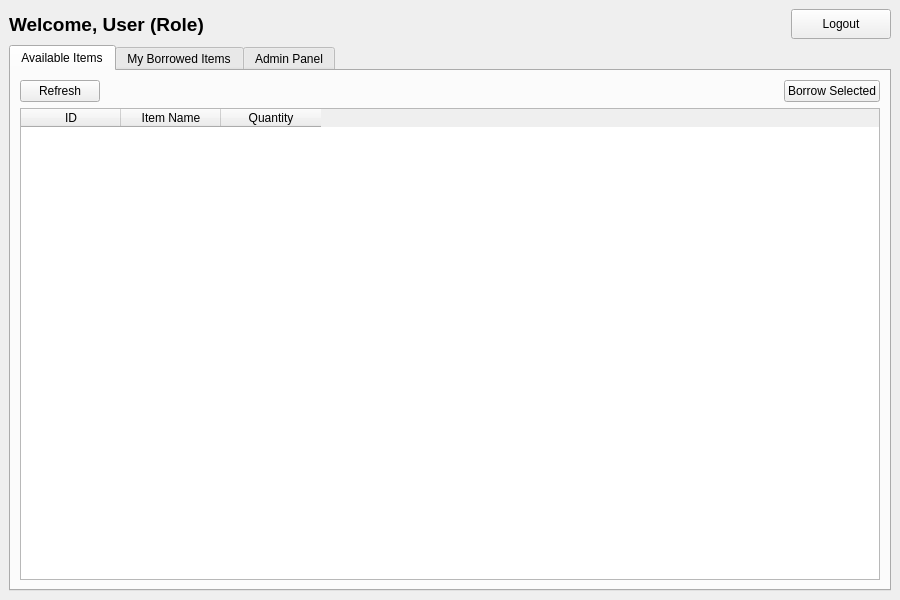
<?xml version="1.0" encoding="UTF-8"?>
<ui version="4.0">
 <class>MainWindow</class>
 <widget class="QMainWindow" name="MainWindow">
  <property name="geometry">
   <rect>
    <x>0</x>
    <y>0</y>
    <width>900</width>
    <height>600</height>
   </rect>
  </property>
  <property name="windowTitle">
   <string>Inventory Management System</string>
  </property>
  <widget class="QWidget" name="centralwidget">
   <layout class="QVBoxLayout" name="verticalLayout">
    <item>
     <layout class="QHBoxLayout" name="headerLayout">
      <item>
       <widget class="QLabel" name="welcomeLabel">
        <property name="styleSheet">
         <string notr="true">font-size: 14pt; font-weight: bold;</string>
        </property>
        <property name="text">
         <string>Welcome, User (Role)</string>
        </property>
       </widget>
      </item>
      <item>
       <spacer name="horizontalSpacer">
        <property name="orientation">
         <enum>Qt::Orientation::Horizontal</enum>
        </property>
        <property name="sizeHint" stdset="0">
         <size>
          <width>40</width>
          <height>20</height>
         </size>
        </property>
       </spacer>
      </item>
      <item>
       <widget class="QPushButton" name="logoutButton">
        <property name="minimumSize">
         <size>
          <width>100</width>
          <height>30</height>
         </size>
        </property>
        <property name="text">
         <string>Logout</string>
        </property>
       </widget>
      </item>
     </layout>
    </item>
    <item>
     <widget class="QTabWidget" name="tabWidget">
      <property name="currentIndex">
       <number>0</number>
      </property>
      <widget class="QWidget" name="itemTab">
       <attribute name="title">
        <string>Available Items</string>
       </attribute>
       <layout class="QVBoxLayout" name="verticalLayout_2">
        <item>
         <layout class="QHBoxLayout" name="itemButtonLayout">
          <item>
           <widget class="QPushButton" name="refreshItemButton">
            <property name="text">
             <string>Refresh</string>
            </property>
           </widget>
          </item>
          <item>
           <spacer name="horizontalSpacer_2">
            <property name="orientation">
             <enum>Qt::Orientation::Horizontal</enum>
            </property>
            <property name="sizeHint" stdset="0">
             <size>
              <width>40</width>
              <height>20</height>
             </size>
            </property>
           </spacer>
          </item>
          <item>
           <widget class="QPushButton" name="borrowButton">
            <property name="text">
             <string>Borrow Selected</string>
            </property>
           </widget>
          </item>
         </layout>
        </item>
        <item>
         <widget class="QTableWidget" name="itemTable">
          <column>
           <property name="text">
            <string>ID</string>
           </property>
          </column>
          <column>
           <property name="text">
            <string>Item Name</string>
           </property>
          </column>
          <column>
           <property name="text">
            <string>Quantity</string>
           </property>
          </column>
         </widget>
        </item>
       </layout>
      </widget>
      <widget class="QWidget" name="borrowTab">
       <attribute name="title">
        <string>My Borrowed Items</string>
       </attribute>
       <layout class="QVBoxLayout" name="verticalLayout_3">
        <item>
         <layout class="QHBoxLayout" name="borrowButtonLayout">
          <item>
           <widget class="QPushButton" name="refreshBorrowButton">
            <property name="text">
             <string>Refresh</string>
            </property>
           </widget>
          </item>
          <item>
           <spacer name="horizontalSpacer_3">
            <property name="orientation">
             <enum>Qt::Orientation::Horizontal</enum>
            </property>
            <property name="sizeHint" stdset="0">
             <size>
              <width>40</width>
              <height>20</height>
             </size>
            </property>
           </spacer>
          </item>
          <item>
           <widget class="QPushButton" name="returnButton">
            <property name="text">
             <string>Return Selected</string>
            </property>
           </widget>
          </item>
         </layout>
        </item>
        <item>
         <widget class="QTableWidget" name="borrowTable">
          <column>
           <property name="text">
            <string>Item ID</string>
           </property>
          </column>
          <column>
           <property name="text">
            <string>Item Name</string>
           </property>
          </column>
          <column>
           <property name="text">
            <string>Quantity</string>
           </property>
          </column>
          <column>
           <property name="text">
            <string>Borrow Date</string>
           </property>
          </column>
         </widget>
        </item>
       </layout>
      </widget>
      <widget class="QWidget" name="adminTab">
       <attribute name="title">
        <string>Admin Panel</string>
       </attribute>
       <layout class="QVBoxLayout" name="verticalLayout_4">
        <item>
         <widget class="QLabel" name="adminLabel">
          <property name="styleSheet">
           <string notr="true">font-size: 14pt; font-weight: bold; color: #2c3e50;</string>
          </property>
          <property name="text">
           <string>ADMIN PANEL</string>
          </property>
          <property name="alignment">
           <set>Qt::AlignmentFlag::AlignCenter</set>
          </property>
         </widget>
        </item>
        <item>
         <layout class="QGridLayout" name="adminButtonGrid">
          <property name="spacing">
           <number>15</number>
          </property>
          <item row="0" column="0">
           <widget class="QPushButton" name="addItemButton">
            <property name="styleSheet">
             <string notr="true">padding: 15px; font-size: 12pt; font-weight: bold; border: none; border-radius: 8px; min-width: 200px; min-height: 60px; background-color: #27ae60; color: white;</string>
            </property>
            <property name="text">
             <string>Add New Item</string>
            </property>
           </widget>
          </item>
          <item row="0" column="1">
           <widget class="QPushButton" name="editItemButton">
            <property name="styleSheet">
             <string notr="true">padding: 15px; font-size: 12pt; font-weight: bold; border: none; border-radius: 8px; min-width: 200px; min-height: 60px; background-color: #f39c12; color: white;</string>
            </property>
            <property name="text">
             <string>Edit Item</string>
            </property>
           </widget>
          </item>
          <item row="0" column="2">
           <widget class="QPushButton" name="deleteItemButton">
            <property name="styleSheet">
             <string notr="true">padding: 15px; font-size: 12pt; font-weight: bold; border: none; border-radius: 8px; min-width: 200px; min-height: 60px; background-color: #e74c3c; color: white;</string>
            </property>
            <property name="text">
             <string>Delete Item</string>
            </property>
           </widget>
          </item>
          <item row="1" column="0">
           <widget class="QPushButton" name="viewUsersButton">
            <property name="styleSheet">
             <string notr="true">padding: 15px; font-size: 12pt; font-weight: bold; border: none; border-radius: 8px; min-width: 200px; min-height: 60px; background-color: #3498db; color: white;</string>
            </property>
            <property name="text">
             <string>View All Users</string>
            </property>
           </widget>
          </item>
          <item row="1" column="1">
           <widget class="QPushButton" name="viewBorrowsButton">
            <property name="styleSheet">
             <string notr="true">padding: 15px; font-size: 12pt; font-weight: bold; border: none; border-radius: 8px; min-width: 200px; min-height: 60px; background-color: #9b59b6; color: white;</string>
            </property>
            <property name="text">
             <string>View All Borrows</string>
            </property>
           </widget>
          </item>
          <item row="1" column="2">
           <widget class="QPushButton" name="validateReturnButton">
            <property name="styleSheet">
             <string notr="true">padding: 15px; font-size: 12pt; font-weight: bold; border: none; border-radius: 8px; min-width: 200px; min-height: 60px; background-color: #1abc9c; color: white;</string>
            </property>
            <property name="text">
             <string>Validate Returns</string>
            </property>
           </widget>
          </item>
         </layout>
        </item>
        <item>
         <spacer name="verticalSpacer_5">
          <property name="orientation">
           <enum>Qt::Orientation::Vertical</enum>
          </property>
          <property name="sizeHint" stdset="0">
           <size>
            <width>20</width>
            <height>40</height>
           </size>
          </property>
         </spacer>
        </item>
       </layout>
      </widget>
     </widget>
    </item>
   </layout>
  </widget>
 </widget>
 <resources/>
 <connections/>
</ui>
